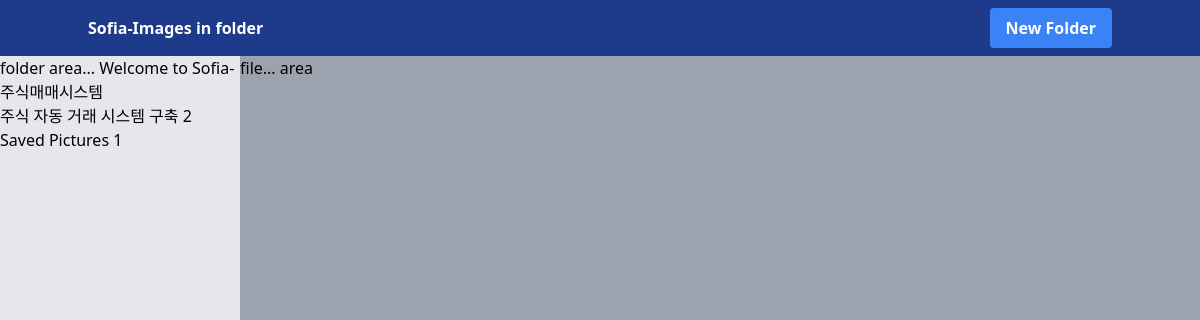
The page / on the database its author committed.
### models/image_folder_model.py (models this page shows)
class ImageFolderBase(SQLModel):
    folder_name: str
    folder_path: str
    last_load_time: Optional[datetime] = None
    note:  Optional[str] = None

class ImageFolder(ImageFolderBase, table=True):
    __tablename__ = 'image_folders'
    id: Optional[int] = Field(default=None, primary_key=True)
    last_load_time: datetime = Field(sa_column_kwargs={"default": datetime.now, "nullable": False})

### api/v1/home_routes.py (the view)
@router.get("/", response_class=HTMLResponse)
async def read_root(request: Request, db=Depends(get_db), folder_service = Depends(get_folder_service)):
    folder_list = await folder_service.get_all(db)
    folder_json_list = [folder.model_dump() for folder in folder_list]
    context = {"request": request, "message": "Welcome to Sofia-주식매매시스템", "list": folder_json_list}
    return render_template("index.html", context)

### templates/index.html (shortened to what this page needs)
folder area... ((message))
<ul>
        <li>(( folder.folder_name )) ((folder.id))</li>
</ul>
file... area

### templates/base.html (shortened to what this page needs)
<!DOCTYPE html>
<html lang="en">
<head>
    <link href="https://cdn.jsdelivr.net/npm/tailwindcss@2.1.2/dist/tailwind.min.css" rel="stylesheet">
</head>
<body>
    <main>
        <div class="flex h-screen">
            <div class="w-1/5 bg-gray-200">(% block folder_area %)(% endblock %)</div>
            <div class="w-4/5 bg-gray-400">(% block file_area %)(% endblock %)</div>
        </div>
    </main>
</body>
</html>

### templates/common/nav.html
<nav class="bg-blue-900 p-2">
    <div class="container mx-auto flex justify-between items-center">
        <div class="text-white font-semibold">
            Sofia-Images in folder
        </div>
        <button id="btnShowNewFolderArea" class="bg-blue-500 hover:bg-blue-700 text-white font-bold py-2 px-4 rounded">
            New Folder
        </button>
    </div>
</nav>

### rows shown on the page
ImageFolder: folder_name "주식 자동 거래 시스템 구축", id "2"
ImageFolder: folder_name "Saved Pictures", id "1"

### other values the page prints
{{ message }} "Welcome to Sofia-주식매매시스템"
